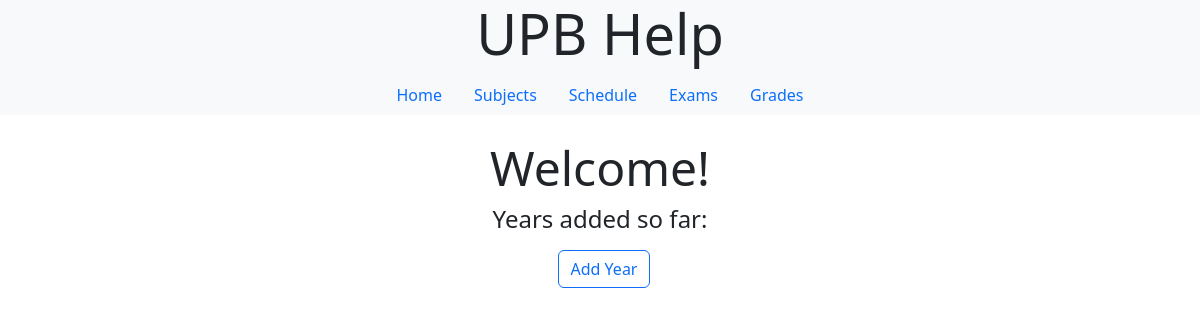
Before: / with the older database file.
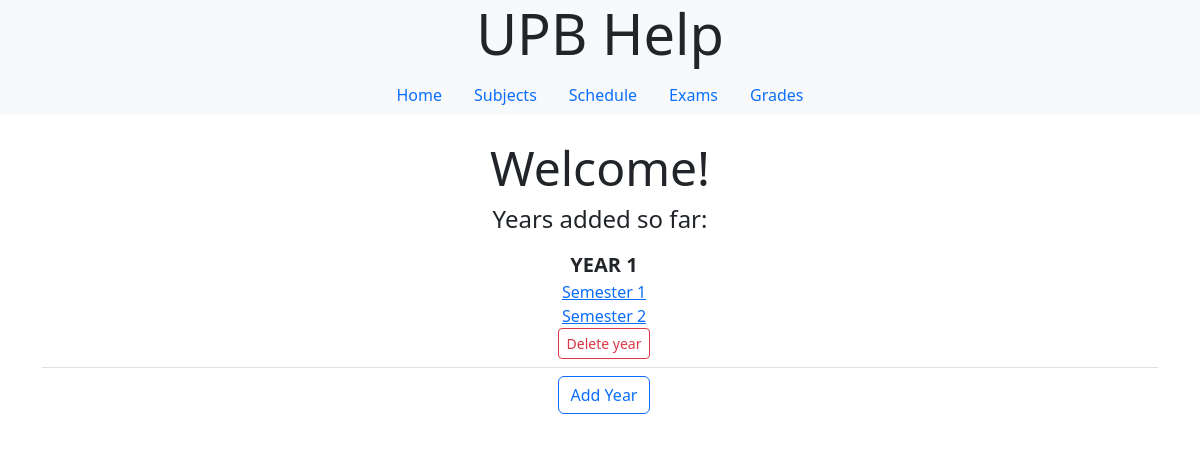
After: the same page with the newer database file.
### college/models.py (models this page shows, shortened)
class Year(models.Model):
    number = models.PositiveSmallIntegerField()

### college/views.py (the view)
# urls.py: path('', index, name='index'),
def index(request):
    years = Year.objects.all().order_by('number')
    context = {
        'years': years,
    }
    return render(request, 'college/index.html', context)

### college/templates/college/index.html (shortened to what this page needs)
{% extends 'base.html' %}
{% block content %}
<br>
<div class="container text-center">
<h5 class="display-5">Welcome!</h5>
    <h5 class="fs-4">Years added so far:</h5>
    <ol class="list-group-flush list-group d-flex justify-content-center">
        {% for year in years %}
        <li class="list-group-item">
            <div class="ms-2 me-auto">
                {% with nbr=year.number %}
                <div class="fw-bold fs-5">YEAR {{ nbr }}</div>
                    <a href="#">Semester 1</a>
                <br>
                    <a href="#">Semester 2</a>
                <br>
<button type="button" class="btn btn-outline-danger btn-sm" data-bs-toggle="modal" data-bs-target="#exampleModal{{nbr}}">
  Delete year
</button>
            </div>
        </li>
        {% endwith %}
        {% endfor %}
        <li class="list-group-item">
            <div class="ms-2 me-auto">
                <div class="btn btn-outline-primary" onclick="window.location.href='{% url 'college:add_year' %}'">Add Year</div>
            </div>
        </li>
</ol>
</div>
{% endblock content %}

### college/templates/base.html (shortened to what this page needs)
<!doctype html>
<html lang="en">
  <head>
    <link href="https://cdn.jsdelivr.net/npm/bootstrap@5.2.1/dist/css/bootstrap.min.css" rel="stylesheet">
      <link rel="stylesheet" href="https://cdnjs.cloudflare.com/ajax/libs/jquery-datetimepicker/2.5.20/jquery.datetimepicker.min.css" />
  </head>
  <body>
  <div class="sticky-top">
    <nav class="bg-light">
      <div class="container text-center bg-light">
            <div class="container-fluid">
              <h4 class="display-4"><a class="navbar-brand" href="{% url 'college:index' %}">UPB Help</a>
              </h4>
            </div>
          </div>
              <ul class="nav justify-content-center bg-light">
                <li class="nav-item">
                  <a class="nav-link" href="{% url 'college:index' %}">Home</a>
                </li>
               <li class="nav-item">
                  <a class="nav-link" href="{% url 'college:subject_list' %}">Subjects</a>
                </li>
              <li class="nav-item">
                <a class="nav-link" href="{% url 'college:schedule' %}">Schedule</a>
              </li>
                  <li class="nav-item">
                <a class="nav-link" href="{% url 'college:exams' %}">Exams</a>
              </li>
                  <li class="nav-item">
                <a class="nav-link" href="{% url 'college:grades' %}">Grades</a>
              </li>
              </ul>
      </nav>
  </div>
  {% block content %}
  {% endblock content %}
  </body>
</html>

Changed rows visible on the page:
added Year: number "1"
